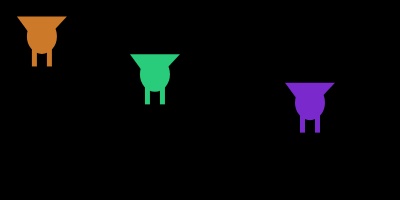
Frame 1 (no input)
Frame 60 (no input): identical to frame 1, image omitted
Frame 120 (the mouse pressed at the canvas centre since frame 60): identical to frame 1, image omitted

The p5.js sketch that drew this single still picture (run headless with seeded random() and noise() and a simulated clock; from frame 60 on, the mouse is pressed at the canvas centre):

// p5.js sketch
// ── sketch.js
/// Graphics: Noisy Pattern
/// by Thouficul Chowdhury <tchow004@gold.ac.uk>
//
/// Draw a pattern of slightly noise dots in a line
///
/**
 * @param {Number} hue Hue angle for this color range, from 0-359
 * @param {Number} startX Start x coordinate for pallette
 * @param {Number} startY Start y coordinate for pallette
 * @param {Number} size Size of pallette in pixels
 */
//pallette that is changed by changing the brightness

// array of dots' x positions
var dots_x;

function setup() {
  createCanvas(400, 200);

  regularRandomDots(); // see below
}

function draw() {
  background(0);
  fill(20);

  //colorMode in HSB
  colorMode(HSB);
  let hue =30;//hue is set to 30
  let saturation = 80; // how "colorful" or gray this color is, from 0-100
  let brightness = 80; // brightness value, form 0-100 (black to white)
  let hueInterval = 120; //??? Experiment with this!
    // size of each of the pallette's color swatches in pixels

  for (let colorIndex=0; colorIndex < dots_x.length; colorIndex++)
  {
    /// Make this line of code work properly
    //hue changes in rotation of 120 degrees, the hue is affected by
    //the hue set in at the bottom to indicate where it starts from and the interval
    //is added to that specific hue, which is dedicated.
    //modulo to make sure it doesn't exceed 360degree 
    let currentHue = (hueInterval)*colorIndex %360;
    ///-------------------------------------------
    // controlling the hue by adding to it allows the current hue to be at a specific to change to the next hue
    let currentColor = color(currentHue + hue, saturation, brightness);
    
    // draw triadic pattern here
    noStroke();
    fill(currentColor);
    //character pattern
    //body of pattern
    ellipse(dots_x[colorIndex], dots_y[colorIndex]-27,30,35);
    //left leg of body
    rect(dots_x[colorIndex]-10,dots_y[colorIndex]-17,5,20);
    //right leg of body
    rect(dots_x[colorIndex]+5,dots_y[colorIndex]-17,5,20);
    //head of body
    triangle(dots_x[colorIndex]-25,dots_y[colorIndex]-47,dots_x[colorIndex]+25,dots_y[colorIndex]-47, 
       dots_x[colorIndex]-3,dots_y[colorIndex]-17);
  }
}

//
// create regular random dots in a line
// 
function regularRandomDots()
{
  dots_x = []; // clear array
  //changes the dots on the y-axis and makes noise as well
  dots_y = [];// clear array 

  
  // Place dots 1/10 the width of the screen, starting 1/10 width of screen
  // That means we can only draw 3 dots!
  for (var i=0; i < 3; i++) {
     var spacing = width/3;
     var start_x = width/10;
    
     var x = i*spacing + start_x; // new x position
    
     // add some noise to the x position
     x = x + random( -spacing/5, spacing/10);

    
    // put x position into dots_x array
    dots_x.push(x);
  }
  // Place dots 1/10 the height of the screen, starting 1/10 height of screen
  // That means we can only draw 3 dots!
  for (var i=0; i < 3; i++) {
    var spacing = height/6;
    var start_y = height/3;
   
    var y = i*spacing + start_y; // new x position
   
    // add some noise to the y position
    y = y + random( -spacing/5, spacing/10);

   
   // put x position into dots_y array
   dots_y.push(y);
 }
}

//
// Create new positions when mouse is clicked
//
function mouseClicked() {
  regularRandomDots();
}
